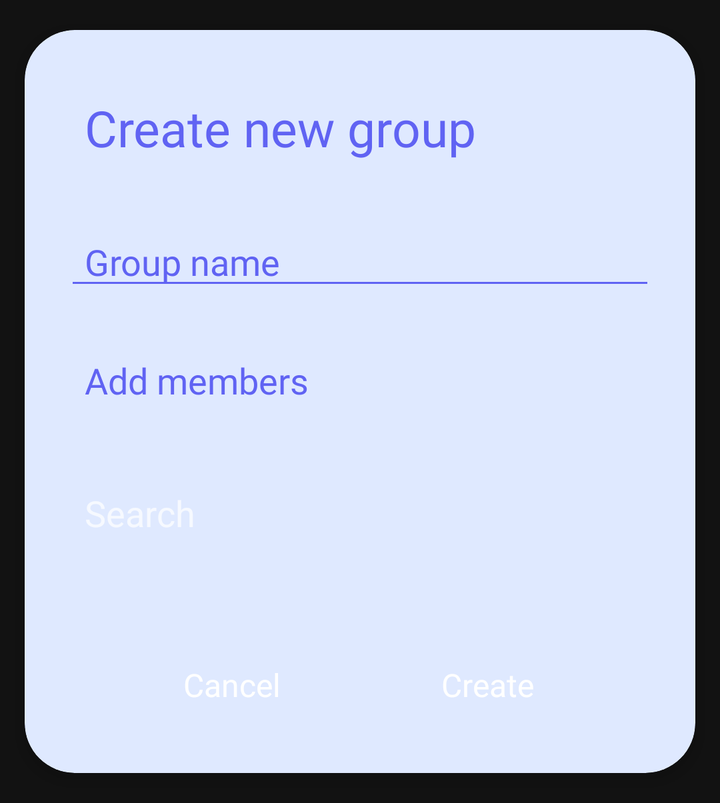
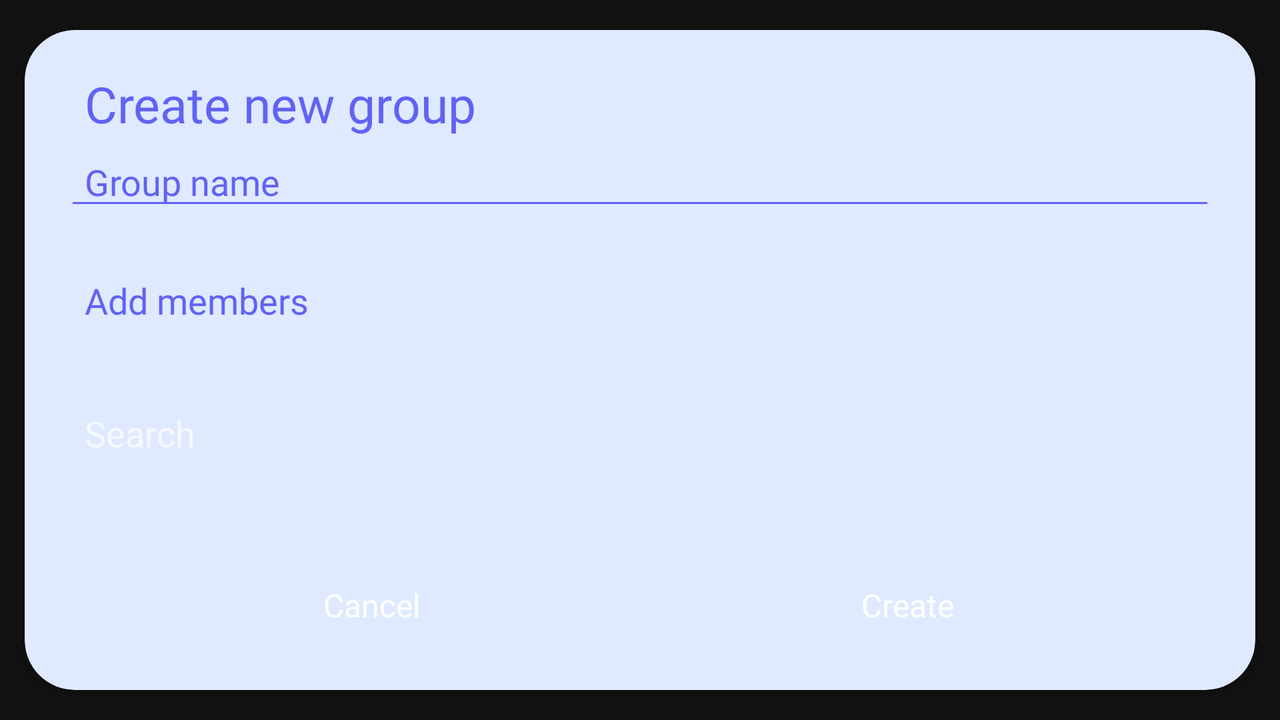

The same Android screen from two of the app's own layout files: first res/layout/ as a phone draws it, then the repository's variant for another configuration, drawn on a device whose configuration selects that folder. Both files follow.
<!-- AndroidManifest.xml: application theme Theme.Drops -->
<!-- res/layout/fragment_new_group.xml -->
<?xml version="1.0" encoding="utf-8"?>
<androidx.cardview.widget.CardView
    xmlns:android="http://schemas.android.com/apk/res/android"
    xmlns:app="http://schemas.android.com/apk/res-auto"
    xmlns:tools="http://schemas.android.com/tools"
    android:layout_height="wrap_content"
    android:layout_width="match_parent"
    app:cardUseCompatPadding="true"
    app:cardMaxElevation="5dp"
    app:cardElevation="5dp"
    app:cardCornerRadius="25dp"
    app:cardBackgroundColor="@color/purple_50"
    app:cardPreventCornerOverlap="true"
    >
<LinearLayout
    android:layout_width="match_parent"
    android:layout_height="wrap_content"
    android:orientation="vertical"
    android:layout_marginHorizontal="20dp">

    <TextView
        android:id="@+id/create_group_title"
        android:layout_width="match_parent"
        android:layout_height="wrap_content"
        android:layout_marginTop="32dp"
        android:fontFamily="@font/inter_semibold"
        android:paddingStart="10dp"
        android:text="Create new group"
        android:textAppearance="@style/TextAppearance.AppCompat.Large"
        android:textColor="@color/purple_500"
        android:textSize="25sp"
        tools:ignore="HardcodedText" />

    <EditText
        android:id="@+id/editTextTextPersonName2"
        android:layout_width="match_parent"
        android:layout_height="wrap_content"
        android:layout_marginTop="28dp"
        android:ems="10"
        android:fontFamily="@font/inter_medium"
        android:inputType="textPersonName"
        android:paddingHorizontal="10dp"
        android:hint="@string/group_name"
        android:textColorHint="@color/purple_500"
        android:textColor="@color/purple_500"
        app:backgroundTint="@color/purple_500"
/>
    <TextView
        android:id="@+id/add_members"
        android:layout_width="wrap_content"
        android:layout_height="wrap_content"
        android:layout_marginTop="28dp"
        android:fontFamily="@font/inter_semibold"
        android:paddingStart="10dp"
        android:text="@string/add_members"
        android:textColor="@color/purple_500"
        android:textSize="18sp"
        tools:ignore="RtlSymmetry" />

    <EditText
        android:id="@+id/search_view"
        android:layout_width="match_parent"
        android:layout_height="wrap_content"
        android:layout_marginTop="32dp"
        android:hint= "@string/search"
        android:autofillHints="username"
        android:inputType="text"
        android:singleLine="true"
        android:paddingHorizontal="10dp"
        android:paddingVertical="10dp"
        android:background="@drawable/standard_button"
        android:backgroundTint="@color/purple_500"
        tools:layout_editor_absoluteX="16dp" />

    <androidx.recyclerview.widget.RecyclerView
        android:id="@+id/members_recyclerView"
        android:layout_width="match_parent"
        android:layout_height="wrap_content"
        android:layout_marginTop="20dp"
        tools:listitem="@layout/chip_group_member" />

    <LinearLayout
        android:layout_width="match_parent"
        android:layout_height="wrap_content"
        android:layout_marginHorizontal="20dp"
        android:layout_marginVertical="20dp">
    <androidx.appcompat.widget.AppCompatButton
        android:id="@+id/cancel_button"
        android:layout_width="wrap_content"
        android:layout_height="wrap_content"
        android:layout_weight="1"
        android:layout_marginHorizontal="20dp"
        android:background="@drawable/standard_button"
        android:backgroundTint="@color/red"
        android:fontFamily="@font/inter_medium"
        android:text="@string/cancel"
        android:textAlignment="center"
        android:textAppearance="@style/TextAppearance.AppCompat.Body1"
        android:textSize="16sp"
       />

    <androidx.appcompat.widget.AppCompatButton
        android:id="@+id/create_button"
        android:layout_width="wrap_content"
        android:layout_height="wrap_content"
        android:layout_weight="1"
        android:layout_marginHorizontal="20dp"
        android:background="@drawable/standard_button"
        android:fontFamily="@font/inter_medium"
        android:paddingHorizontal="10dp"
        android:paddingVertical="10dp"
        android:text="@string/create"
        android:textAlignment="center"
        android:textAppearance="@style/TextAppearance.AppCompat.Body1"
        android:textSize="16sp" />
        </LinearLayout>
</LinearLayout>
</androidx.cardview.widget.CardView>
<!-- resources referenced by this layout -->
<resources>
  <color name="purple_50">#DFE9FF</color>
  <color name="purple_500">#6063F3</color>
  <color name="red">#FF3535</color>
  <string name="add_members">Add members</string>
  <string name="cancel">Cancel</string>
  <string name="create">Create</string>
  <string name="group_name">Group name</string>
  <string name="search">Search</string>
  <style name="Theme.Drops" parent="Theme.MaterialComponents">
          
          <item name="colorPrimary">@color/purple_500</item>
          <item name="colorPrimaryVariant">@color/purple_700</item>
          <item name="colorOnPrimary">@color/white</item>
          
          <item name="colorSecondary">@color/teal_200</item>
          <item name="colorSecondaryVariant">@color/teal_700</item>
          <item name="colorOnSecondary">@color/black</item>
          
          <item name="android:statusBarColor">?attr/colorPrimaryVariant</item>
          
          <item name="windowActionBar">false</item>
          <item name="windowNoTitle">true</item>
          <item name="android:windowFullscreen">true</item>
      </style>
  <color name="purple_700">#3133A8</color>
  <color name="white">#FFFFFFFF</color>
  <color name="teal_200">#FF03DAC5</color>
  <color name="teal_700">#FF018786</color>
  <color name="black">#FF000000</color>
</resources>
<!-- res/layout-land/fragment_new_group.xml (the repository's variant of the layout above) -->
<!-- drawn on the phone turned sideways -->
<?xml version="1.0" encoding="utf-8"?>
<androidx.cardview.widget.CardView xmlns:android="http://schemas.android.com/apk/res/android"
    xmlns:app="http://schemas.android.com/apk/res-auto"
    xmlns:tools="http://schemas.android.com/tools"
    android:layout_width="match_parent"
    android:layout_height="wrap_content"
    app:cardBackgroundColor="@color/purple_50"
    app:cardCornerRadius="25dp"
    app:cardElevation="5dp"
    app:cardMaxElevation="5dp"
    app:cardPreventCornerOverlap="true"
    app:cardUseCompatPadding="true">

    <androidx.core.widget.NestedScrollView
        android:layout_width="match_parent"
        android:layout_height="wrap_content">

        <LinearLayout
            android:layout_width="match_parent"
            android:layout_height="wrap_content"
            android:layout_marginHorizontal="20dp"
            android:orientation="vertical">

            <TextView
                android:id="@+id/create_group_title"
                android:layout_width="wrap_content"
                android:layout_height="wrap_content"
                android:layout_marginTop="20dp"
                android:fontFamily="@font/inter_semibold"
                android:paddingStart="10dp"
                android:text="Create new group"
                android:textAppearance="@style/TextAppearance.AppCompat.Large"
                android:textColor="@color/purple_500"
                android:textSize="25sp"
                tools:ignore="HardcodedText" />

            <EditText
                android:id="@+id/editTextTextPersonName2"
                android:layout_width="match_parent"
                android:layout_height="wrap_content"
                android:ems="10"
                android:fontFamily="@font/inter_medium"
                android:hint="@string/group_name"
                android:inputType="textPersonName"
                android:paddingStart="10dp"
                android:textColor="@color/purple_500"
                android:textColorHint="@color/purple_500"
                app:backgroundTint="@color/purple_500" />

            <TextView
                android:id="@+id/add_members"
                android:layout_width="wrap_content"
                android:layout_height="wrap_content"
                android:layout_marginTop="28dp"
                android:fontFamily="@font/inter_semibold"
                android:paddingStart="10dp"
                android:text="@string/add_members"
                android:textColor="@color/purple_500"
                android:textSize="18sp" />

            <EditText
                android:id="@+id/search_view"
                android:layout_width="match_parent"
                android:layout_height="wrap_content"
                android:layout_marginTop="32dp"
                android:background="@drawable/standard_button"
                android:backgroundTint="@color/purple_500"
                android:hint="@string/search"
                android:paddingHorizontal="10dp"
                android:paddingVertical="10dp"
                android:singleLine="true"
                tools:layout_editor_absoluteX="16dp" />

            <androidx.recyclerview.widget.RecyclerView
                android:id="@+id/members_recyclerView"
                android:layout_width="match_parent"
                android:layout_height="wrap_content"
                android:layout_marginTop="20dp"
                tools:listitem="@layout/chip_group_member" />

            <LinearLayout
                android:layout_width="match_parent"
                android:layout_height="wrap_content"
                android:layout_marginHorizontal="20dp"
                android:layout_marginVertical="20dp">

                <androidx.appcompat.widget.AppCompatButton
                    android:id="@+id/cancel_button"
                    android:layout_width="wrap_content"
                    android:layout_height="wrap_content"
                    android:layout_marginHorizontal="20dp"
                    android:layout_weight="1"
                    android:background="@drawable/standard_button"
                    android:backgroundTint="@color/red"
                    android:fontFamily="@font/inter_medium"
                    android:text="@string/cancel"
                    android:textAlignment="center"
                    android:textAppearance="@style/TextAppearance.AppCompat.Body1"
                    android:textSize="16sp" />

                <androidx.appcompat.widget.AppCompatButton
                    android:id="@+id/create_button"
                    android:layout_width="wrap_content"
                    android:layout_height="wrap_content"
                    android:layout_marginHorizontal="20dp"
                    android:layout_weight="1"
                    android:background="@drawable/standard_button"
                    android:fontFamily="@font/inter_medium"
                    android:paddingHorizontal="10dp"
                    android:paddingVertical="10dp"
                    android:text="@string/create"
                    android:textAlignment="center"
                    android:textAppearance="@style/TextAppearance.AppCompat.Body1"
                    android:textSize="16sp" />
            </LinearLayout>
        </LinearLayout>
    </androidx.core.widget.NestedScrollView>
</androidx.cardview.widget.CardView>
